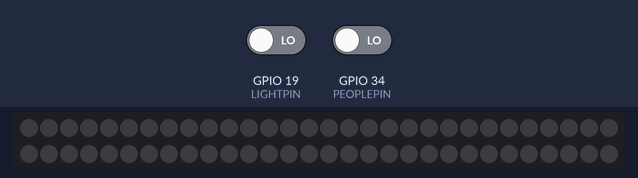
This sketch was run on a simulated ESP32. Shown: 60 RGB LEDs in strip order, left to right, continuing on the next row. The test bench sets the inputs (shaded band); at power-on: GPIO 19 (LIGHTPIN) LOW, GPIO 34 (PEOPLEPIN) LOW. Dim RGB values are drawn brighter than linear; WiFi joins after 1.5 s; servers stay silent unless stated; the local clock reads 2024-03-15 10:24:30 at power-on unless the sketch sets it; web services answer with replies made up by the test bench; what the sketch prints to the serial monitor is not drawn.

Above: at 2.7 s.
2.8 s: GPIO 19 (LIGHTPIN) driven HIGH and GPIO 34 (PEOPLEPIN) driven HIGH
At 3.2 s:
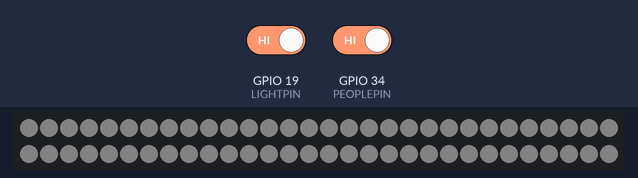
5.3 s: GPIO 19 (LIGHTPIN) driven LOW
At 7.9 s:
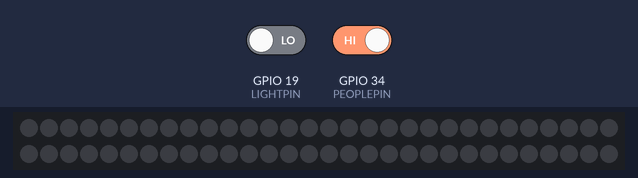
8.2 s: GPIO 19 (LIGHTPIN) driven HIGH
At 12.8 s:
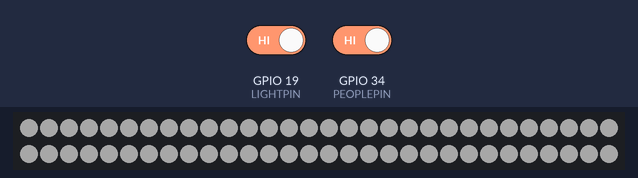
Timing chart, 0 to 14.3 s (numbered marks = the images above; inputs shaded):
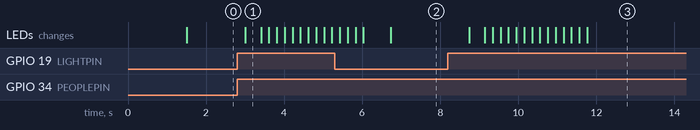

The sketch:

lightstrip-esp32.ino
```cpp
#include <WiFi.h>
#include <HTTPClient.h>
#include <ArduinoJson.h>
#include <Adafruit_NeoPixel.h>
#include "config.h"
#include "util.h"

#define PEOPLEPIN 34
#define LIGHTPIN 19

Adafruit_NeoPixel rgb_display = Adafruit_NeoPixel(60, 5, NEO_GRB + NEO_KHZ800);

int weatherClear[3] = {220, 120, 0};
int weatherNotClear[3] = {35, 120, 255};
int weatherAPINotFound[3] = {154, 156, 160};

//人体传感和光线传感全局变量
int light = 0;
int people = 0;
//开灯
int onLight = 0;
//正在亮灯
int lighting = 0;
//开启灯光时间
float startTime = 0.0;

//设定灯珠颜色方法
void setLightColor(int R, int G, int B) {
  for (int i = 1; i <= 60; i = i + (1)) {
    rgb_display.setPixelColor(i - 1, rgb_display.Color(R, G, B));
  }
}

//taskOne：onLight switch
void taskOne(void *parameter) {

  while (1) {
    light = digitalRead(LIGHTPIN);
    people = digitalRead(PEOPLEPIN);
//    Serial.println(people);
    //光线暗 有人经过切 未开灯状态
    if (light == 1 && people == 1 && lighting == 0 ) {
//      Serial.println("光线传感+ 人体传感");
      //开灯
      onLight = 1;
      startTime = millis();
    }
    vTaskDelay(500);
  }
  vTaskDelete(NULL);
}

//点灯函数
void startLight() {

  HTTPClient http1;
  int httpCode = -1;
  StaticJsonDocument<512> doc;
  int hourr = 8;//默认当天上午8点
  String payload = "";

  //获取当前时间
  http1.begin("https://www.timeapi.io/api/Time/current/zone?timeZone=Asia/Tokyo");
  httpCode = http1.GET();
  if (httpCode > 0) {
    if (httpCode == HTTP_CODE_OK || httpCode == HTTP_CODE_MOVED_PERMANENTLY) {
      payload = http1.getString();
      deserializeJson(doc, payload);
      hourr = doc["hour"];
    }
  }

  //天气API获取天气情报
  HTTPClient http2;
  http2.begin("http://www.jma.go.jp/bosai/forecast/data/forecast/130000.json");
  int httpCode2 = http2.GET();
  if (httpCode2 > 0) {
    //得到response
    if (httpCode2 == HTTP_CODE_OK || httpCode2 == HTTP_CODE_MOVED_PERMANENTLY) {
      payload = http2.getString();
      deserializeJson(doc, payload);
      int codeIndex = 0;
      if ( hourr > 20 ) {
        //晚上8点后获取第二天天气
        codeIndex = 1;
      }
      String weatherCode = doc[0]["timeSeries"][0]["areas"][0]["weatherCodes"][codeIndex];
      //      Serial.print("天气code："); Serial.println(weatherCode);
      rgb_display.clear();
      //天气晴朗
      if (isClearDay(weatherCode.toInt())) {
        setLightColor(220, 120, 0);
      } else {
        //雨 雪 雷
        setLightColor(35, 120, 255);
      }
    } else {
      //200 以外
      setLightColor(154, 156, 160);
    }
  } else {
    //API 无响应
    setLightColor(154, 156, 160);
  }

  //灯带缓慢变亮
  for (int i = 1; i <= 14; i = i + (1)) {
    rgb_display.setBrightness(i * 5);
    rgb_display.show();
    delay(200);
  }
  rgb_display.show();

}

//亮灯函数前 预先亮起，由于请求API需要时间
void startLightPrepare() {
  setLightColor(154, 156, 160);
  rgb_display.setBrightness(10);
  rgb_display.show();
}

void setup() {

  Serial.begin(115200);

  //wifi setting
  Serial.print("Connecting to ");
  Serial.println(ssid);
  WiFi.begin(ssid, password);
  while (WiFi.status() != WL_CONNECTED) {
    delay(500);
    Serial.print(".");
  }
  Serial.println("");
  Serial.println("WiFi connected");
  Serial.println("IP address: ");
  Serial.println(WiFi.localIP());

  //lightstrip setting
  rgb_display.begin();
  rgb_display.show();


  pinMode(LIGHTPIN, INPUT);
  pinMode(PEOPLEPIN, INPUT);

  //子任务设定
  xTaskCreatePinnedToCore(
    taskOne,   /* Task function. */
    "taskOne", /* String with name of task. */
    15000,     /* Stack size in bytes. */
    NULL,      /* Parameter passed as input of the task */
    1,         /* Priority of the task. */
    NULL,      /* Task handle. */
    1          /* Task Core. */
  );
}

void loop() {

  //亮灯状态，检测持续亮灯时长，超过设定
  if (lighting == 1 ) {
    float tempTime = millis();

    //如果环境明亮，主动关灯
    if (light == 0 ) {
      rgb_display.clear();
      rgb_display.show();
      lighting = 0;
      onLight = 0;
    }

    //亮了2min,关灯
    if (tempTime - startTime > 1000 * 60 * 2) {
      rgb_display.clear();
      rgb_display.show();
      lighting = 0;
      onLight = 0;
    }
  } else {
    if (onLight == 1) {
      //亮灯状态设为1
      lighting = 1;
      onLight = 0;
      //未亮灯状态 点灯，则执行开灯函数
      startLightPrepare();
      startLight();
    }
  }

  delay(500);
}
```

util.h
```cpp
boolean isClearDay(int weatherCode){
  int clearDayCodes[12] = {100, 101, 110, 111, 130, 131, 132, 200, 201,210,211,223};
  int i, thisindex = -1;

  for(i=0; i<12; i++){
        if(clearDayCodes[i] == weatherCode){
            thisindex = i;
            break;
        }else if(clearDayCodes[i] > weatherCode){
            break;
        }
    }
  return  thisindex < 0 ? false : true;
}
```

config.h
```cpp
//wifi name
const char* ssid       = "";
//wifi password
const char* password   = "";
```

Measured:
- after the input at 2.8 s, the LEDs: change after 0.21 s (image 1)
- after the input at 5.3 s, the LEDs: first differ from a run without the input after 1.4 s (image 2)
- after the input at 8.2 s, the LEDs: first change after 0.54 s (image 3 shows a later state)
